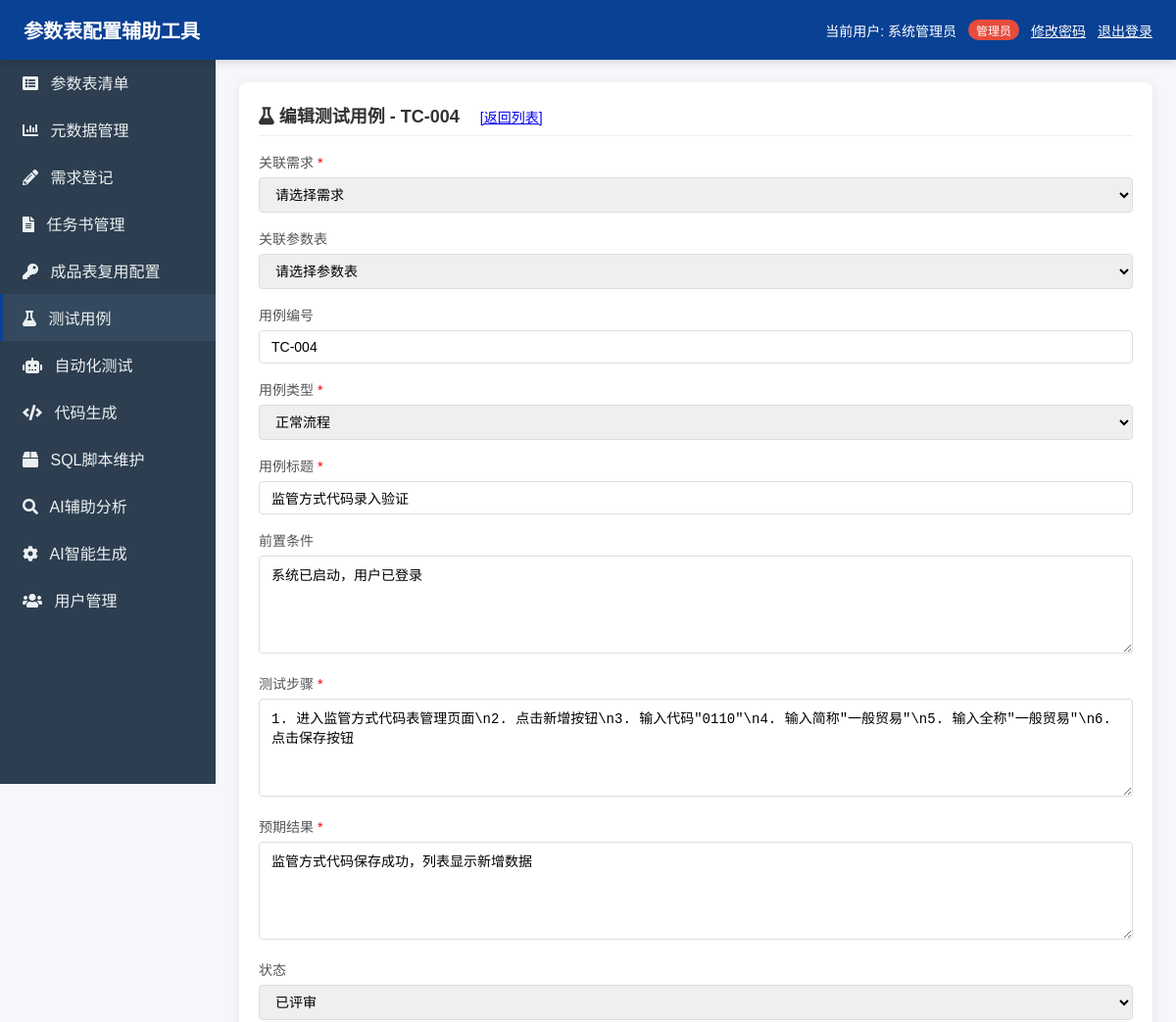
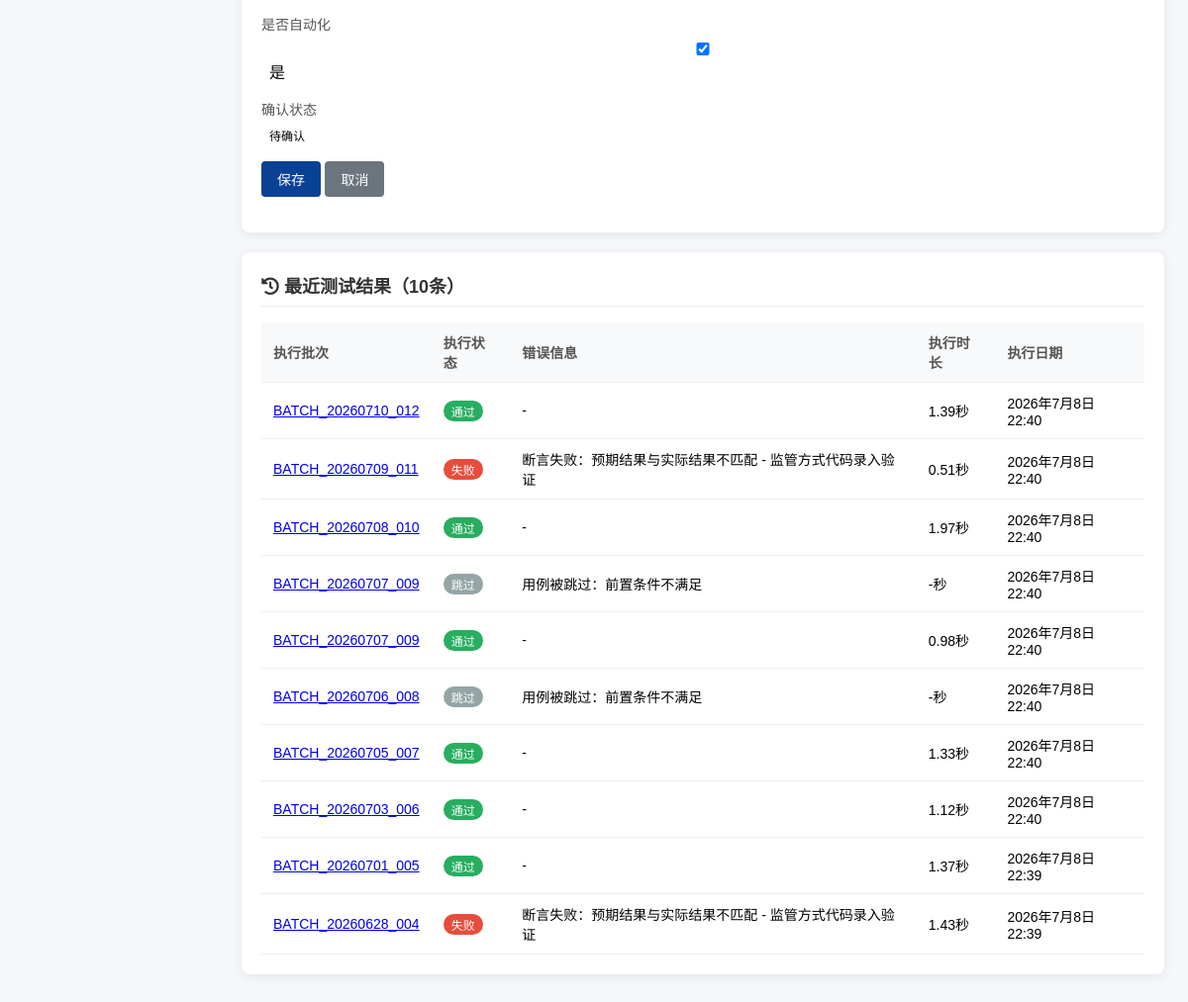
Page /test-cases/4/ (signed in) on the committed database (2 pictures, top to bottom).
### parameter/models/auth.py (models this page shows, shortened)
class User(models.Model):
    username = models.CharField(max_length=100, unique=True, verbose_name='用户名')
    password = models.CharField(max_length=255, verbose_name='密码')
    real_name = models.CharField(max_length=100, verbose_name='真实姓名')
    employee_id = models.CharField(max_length=7, unique=True, null=True, blank=True, verbose_name='工号')
    email = models.EmailField(null=True, blank=True, verbose_name='邮箱')
    phone = models.CharField(max_length=20, null=True, blank=True, verbose_name='手机号')
    role = models.ForeignKey('Role', on_delete=models.CASCADE, verbose_name='角色')
    is_active = models.BooleanField(default=True, verbose_name='是否启用')
    created_at = models.DateTimeField(auto_now_add=True, verbose_name='创建时间')
    updated_at = models.DateTimeField(auto_now=True, verbose_name='更新时间')
    class Meta:
        verbose_name = '用户'
        verbose_name_plural = '用户'

class Role(models.Model):
    ROLE_CHOICES = [
        ('admin', '管理员'),
        ('business', '业务人员'),
        ('technical', '技术人员'),
        ('general', '一般人员'),
    ]
    role_code = models.CharField(max_length=50, choices=ROLE_CHOICES, unique=True, verbose_name='角色编码')
    role_name = models.CharField(max_length=100, verbose_name='角色名称')
    description = models.TextField(null=True, blank=True, verbose_name='角色描述')
    class Meta:
        verbose_name = '角色'
        verbose_name_plural = '角色'

### parameter/models/test.py (models this page shows, shortened)
class TestCase(models.Model):
    CASE_TYPE_CHOICES = [
        ('normal', '正常流程'),
        ('boundary', '边界条件'),
        ('exception', '异常场景'),
    ]
    STATUS_CHOICES = [
        ('draft', '草稿'),
        ('reviewed', '已评审'),
        ('automated', '已自动化'),
        ('executed', '已执行'),
    ]
    requirement = models.ForeignKey('parameter.Requirement', on_delete=models.CASCADE, related_name='test_cases', verbose_name='关联需求')
    parameter_table = models.ForeignKey('parameter.ParameterTable', on_delete=models.SET_NULL, null=True, blank=True, related_name='test_cases', verbose_name='关联参数表')
    case_no = models.CharField(max_length=50, verbose_name='用例编号')
    title = models.CharField(max_length=200, verbose_name='用例标题')
    case_type = models.CharField(max_length=20, choices=CASE_TYPE_CHOICES, verbose_name='用例类型')
    preconditions = models.TextField(null=True, blank=True, verbose_name='前置条件')
    steps = models.TextField(verbose_name='测试步骤')
    expected_result = models.TextField(verbose_name='预期结果')
    status = models.CharField(max_length=20, choices=STATUS_CHOICES, default='draft', verbose_name='状态')
    confirmed = models.BooleanField(default=False, verbose_name='是否确认')
    confirmed_by = models.ForeignKey('parameter.User', on_delete=models.SET_NULL, null=True, blank=True, related_name='confirmed_test_cases', verbose_name='确认人')
    confirmed_at = models.DateTimeField(null=True, blank=True, verbose_name='确认时间')
    automated = models.BooleanField(default=False, verbose_name='是否自动化')
    created_at = models.DateTimeField(auto_now_add=True, verbose_name='创建时间')
    class Meta:
        verbose_name = '测试用例'
        verbose_name_plural = '测试用例'

class AutomationTestResult(models.Model):
    STATUS_CHOICES = [
        ('passed', '通过'),
        ('failed', '失败'),
        ('skipped', '跳过'),
        ('running', '执行中'),
    ]
    test_batch = models.ForeignKey('TestBatch', on_delete=models.CASCADE, related_name='test_results', null=True, blank=True, verbose_name='关联测试批次')
    test_case = models.ForeignKey('TestCase', on_delete=models.CASCADE, related_name='test_results', verbose_name='关联测试用例')
    execution_date = models.DateTimeField(auto_now_add=True, verbose_name='执行日期')
    status = models.CharField(max_length=20, choices=STATUS_CHOICES, verbose_name='执行状态')
    error_message = models.TextField(null=True, blank=True, verbose_name='错误信息')
    duration = models.FloatField(null=True, blank=True, verbose_name='执行时长(秒)')
    class Meta:
        verbose_name = '自动化测试结果'
        verbose_name_plural = '自动化测试结果'
        ordering = ['-execution_date']

class TestBatch(models.Model):
    STATUS_CHOICES = [
        ('pending', '待执行'),
        ('running', '执行中'),
        ('completed', '已完成'),
        ('failed', '执行失败'),
    ]
    batch_no = models.CharField(max_length=50, verbose_name='批次编号')
    description = models.CharField(max_length=200, null=True, blank=True, verbose_name='批次描述')
    status = models.CharField(max_length=20, choices=STATUS_CHOICES, default='pending', verbose_name='状态')
    total_cases = models.IntegerField(default=0, verbose_name='用例总数')
    passed_count = models.IntegerField(default=0, verbose_name='通过数')
    failed_count = models.IntegerField(default=0, verbose_name='失败数')
    skipped_count = models.IntegerField(default=0, verbose_name='跳过数')
    current_progress = models.IntegerField(default=0, verbose_name='当前进度(%)')
    start_time = models.DateTimeField(null=True, blank=True, verbose_name='开始时间')
    end_time = models.DateTimeField(null=True, blank=True, verbose_name='结束时间')
    duration = models.FloatField(null=True, blank=True, verbose_name='总执行时长(秒)')
    created_at = models.DateTimeField(auto_now_add=True, verbose_name='创建时间')
    class Meta:
        verbose_name = '测试批次'
        verbose_name_plural = '测试批次'
        ordering = ['-created_at']

### parameter/views/test.py (the view, shortened to what this page needs)
# urls.py: path('test-cases/<str:case_id>/', TestCaseEditView.as_view(), name='test_case_edit'),
@method_decorator(login_required, name='dispatch')
@method_decorator(role_required(['admin', 'technical']), name='dispatch')
class TestCaseEditView(View):
    def get(self, request, case_id):
        logger.info(f"[TestCaseEditView] 进入测试用例编辑页面，case_id: {case_id}")
        try:
            case = get_object_or_404(TestCase, id=case_id)
            requirements = Requirement.objects.filter(status__in=['approved', 'in_progress'])
            tables = ParameterTable.objects.all()
            recent_results = case.test_results.order_by('-execution_date')[:10]
            context = {
                'case': case,
                'requirements': requirements,
                'tables': tables,
                'types': TestCase.CASE_TYPE_CHOICES,
                'statuses': TestCase.STATUS_CHOICES,
                'recent_results': recent_results,
            }
            return render(request, 'parameter/test_case_form.html', context)
        except Exception as e:
            logger.error(f"[TestCaseEditView] 加载编辑页面失败: {str(e)}", exc_info=True)
            raise

### parameter/templates/parameter/test_case_form.html (shortened to what this page needs)
{% extends 'parameter/base.html' %}
{% block content %}
    <div class="card">
        <div class="card-title">
            <i class="fas fa-flask"></i> {% if case %}编辑测试用例 - {{ case.case_no }}{% else %}新增测试用例{% endif %}
            {% if case %}
            <a href="/test-cases/" style="margin-left: 16px; font-size: 14px; font-weight: normal;">[返回列表]</a>
            {% endif %}
        </div>
        <form method="post">
            <div class="form-row">
                <div class="form-group">
                    <label>关联需求 <span style="color: red;">*</span></label>
                    <select name="requirement" class="form-control" required>
                        <option value="">请选择需求</option>
                    </select>
                </div>
                <div class="form-group">
                    <label>关联参数表</label>
                    <select name="parameter_table" class="form-control">
                        <option value="">请选择参数表</option>
                    </select>
                </div>
            </div>
            <div class="form-row">
                <div class="form-group">
                    <label>用例编号</label>
                    <input type="text" name="case_no" class="form-control" value="{{ case.case_no|default:'' }}" placeholder="自动生成">
                </div>
                <div class="form-group">
                    <label>用例类型 <span style="color: red;">*</span></label>
                    <select name="case_type" class="form-control" required>
                        {% for type in types %}
                        <option value="{{ type.0 }}" {% if case and case.case_type == type.0 %}selected{% elif post_data and post_data.case_type == type.0 %}selected{% endif %}>
                            {{ type.1 }}
                        </option>
                        {% endfor %}
                    </select>
                </div>
            </div>
            <div class="form-group">
                <label>用例标题 <span style="color: red;">*</span></label>
                <input type="text" name="title" class="form-control" value="{{ case.title|default:'' }}" placeholder="请输入用例标题" required>
            </div>
            <div class="form-group">
                <label>前置条件</label>
                <textarea name="preconditions" class="form-control" rows="3" placeholder="请输入前置条件">{{ case.preconditions|default:'' }}</textarea>
            </div>
            <div class="form-group">
                <label>测试步骤 <span style="color: red;">*</span></label>
                <textarea name="steps" class="form-control" rows="5" placeholder="请输入测试步骤，每行一步" required>{{ case.steps|default:'' }}</textarea>
            </div>
            <div class="form-group">
                <label>预期结果 <span style="color: red;">*</span></label>
                <textarea name="expected_result" class="form-control" rows="3" placeholder="请输入预期结果" required>{{ case.expected_result|default:'' }}</textarea>
            </div>
            <div class="form-row">
                <div class="form-group">
                    <label>状态</label>
                    <select name="status" class="form-control">
                        {% for status in statuses %}
                        <option value="{{ status.0 }}" {% if case and case.status == status.0 %}selected{% elif post_data and post_data.status == status.0 %}selected{% endif %}>
                            {{ status.1 }}
                        </option>
                        {% endfor %}
                    </select>
                </div>
                <div class="form-group">
                    <label>是否自动化</label>
                    <div style="margin-top: 8px;">
                        <input type="checkbox" name="automated" {% if case and case.automated %}checked{% elif post_data and post_data.automated == 'on' %}checked{% endif %}>
                        <span style="margin-left: 8px;">是</span>
                    </div>
                </div>
            </div>
            {% if case %}
            <div class="form-row">
                <div class="form-group">
                    <label>确认状态</label>
                    <span class="badge {% if case.confirmed %}badge-success{% else %}badge-warning{% endif %}">
                        {% if case.confirmed %}已确认{% else %}待确认{% endif %}
                    </span>
                </div>
            </div>
            {% endif %}
            <div class="form-group">
                <button type="submit" class="btn btn-primary">保存</button>
                <a href="/test-cases/" class="btn btn-secondary">取消</a>
            </div>
        </form>
    </div>
    {% if case and recent_results %}
    <div class="card">
        <div class="card-title"><i class="fas fa-history"></i> 最近测试结果（{{ recent_results|length }}条）</div>
        <table class="table">
            <thead>
                <tr>
                    <th>执行批次</th>
                    <th>执行状态</th>
                    <th>错误信息</th>
                    <th>执行时长</th>
                    <th>执行日期</th>
                </tr>
            </thead>
            <tbody>
                {% for result in recent_results %}
                <tr>
                    <td><a href="/automation-test/?batch_id={{ result.test_batch.id }}">{{ result.test_batch.batch_no }}</a></td>
                    <td><span class="badge badge-{{ result.status }}">{{ result.get_status_display }}</span></td>
                    <td>{{ result.error_message|default:'-'|truncatechars:50 }}</td>
                    <td>{{ result.duration|default:'-' }}秒</td>
                    <td>{{ result.execution_date }}</td>
                </tr>
                {% endfor %}
            </tbody>
        </table>
    </div>
    {% endif %}
{% endblock %}

### parameter/templates/parameter/base.html (shortened to what this page needs)
<!DOCTYPE html>
<html lang="zh-CN">
<head>
    <link rel="stylesheet" href="/static/resources/fontawesome/css/all.min.css">
</head>
<body>
    <div class="header">
        <h1><a href="/" style="color: white; text-decoration: none;">参数表配置辅助工具</a></h1>
        <div class="user-info">
            <span>当前用户: {{ request.user.real_name|default:request.user.username }}</span>
            <span class="badge badge-{{ request.user.role.role_code|default:'general' }}">{{ request.user.role.role_name|default:'-' }}</span>
            <a href="/change-password/" style="color: #fff; text-decoration: underline;">修改密码</a>
            <a href="/logout/" style="color: #fff; text-decoration: underline;">退出登录</a>
        </div>
    </div>
    <div class="sidebar">
        <a href="/tables/" class="nav-item {% if 'tables' in request.path %}active{% endif %}"><i class="fas fa-list-alt"></i> 参数表清单</a>
        <a href="/metadata/" class="nav-item {% if 'metadata' in request.path %}active{% endif %}"><i class="fas fa-chart-bar"></i> 元数据管理</a>
        <a href="/requirements/" class="nav-item {% if 'requirements' in request.path %}active{% endif %}"><i class="fas fa-pencil-alt"></i> 需求登记</a>
        <a href="/task-documents/" class="nav-item {% if 'task-documents' in request.path %}active{% endif %}"><i class="fas fa-file-alt"></i> 任务书管理</a>
        <a href="/product-table/" class="nav-item {% if 'product-table' in request.path %}active{% endif %}"><i class="fas fa-key"></i> 成品表复用配置</a>
        <a href="/test-cases/" class="nav-item {% if 'test-cases' in request.path %}active{% endif %}"><i class="fas fa-flask"></i> 测试用例</a>
        <a href="/automation-test/" class="nav-item {% if 'automation-test' in request.path %}active{% endif %}"><i class="fas fa-robot"></i> 自动化测试</a>
        <a href="/generator/" class="nav-item {% if 'generator' in request.path %}active{% endif %}"><i class="fas fa-code"></i> 代码生成</a>
        <a href="/sql-manager/" class="nav-item {% if 'sql-manager' in request.path %}active{% endif %}"><i class="fas fa-box"></i> SQL脚本维护</a>
        <a href="/ai-analysis/" class="nav-item {% if 'ai-analysis' in request.path %}active{% endif %}"><i class="fas fa-search"></i> AI辅助分析</a>
        <a href="/ai-generation/" class="nav-item {% if 'ai-generation' in request.path %}active{% endif %}"><i class="fas fa-cog"></i> AI智能生成</a>
        {% if request.user.role.role_code == 'admin' %}
        <a href="/users/" class="nav-item {% if 'users' in request.path %}active{% endif %}"><i class="fas fa-users"></i> 用户管理</a>
        {% endif %}
    </div>
    <div class="main-content">
        {% block content %}{% endblock %}
    </div>
</body>
</html>

### rows in the picture
User: user.real_name "系统管理员", user.role.role_name "管理员"
TestCase: case_no "TC-004", case_type "正常流程", title "监管方式代码录入验证", preconditions "系统已启动，用户已登录", steps "1. 进入监管方式代码表管理页面\\n2. 点击新增按钮\\n3. 输入代码\"0110\"\\n4. 输入简称\"一般贸易\"\\n5. 输入全称\"一般贸易\"\\n6. 点击保存按钮", expected_result "监管方式代码保存成功，列表显示新增数据", status "已评审", automated "☑"
AutomationTestResult: test_batch.batch_no "BATCH_20260710_012", status "通过", error_message "-", duration "1.39", execution_date "2026年7月8日 22:40"
AutomationTestResult: test_batch.batch_no "BATCH_20260709_011", status "失败", error_message "断言失败：预期结果与实际结果不匹配 - 监管方式代码录入验证", duration "0.51", execution_date "2026年7月8日 22:40"
AutomationTestResult: test_batch.batch_no "BATCH_20260708_010", status "通过", error_message "-", duration "1.97", execution_date "2026年7月8日 22:40"
AutomationTestResult: test_batch.batch_no "BATCH_20260707_009", status "跳过", error_message "用例被跳过：前置条件不满足", duration "-", execution_date "2026年7月8日 22:40"
AutomationTestResult: test_batch.batch_no "BATCH_20260707_009", status "通过", error_message "-", duration "0.98", execution_date "2026年7月8日 22:40"
AutomationTestResult: test_batch.batch_no "BATCH_20260706_008", status "跳过", error_message "用例被跳过：前置条件不满足", duration "-", execution_date "2026年7月8日 22:40"
AutomationTestResult: test_batch.batch_no "BATCH_20260705_007", status "通过", error_message "-", duration "1.33", execution_date "2026年7月8日 22:40"
AutomationTestResult: test_batch.batch_no "BATCH_20260703_006", status "通过", error_message "-", duration "1.12", execution_date "2026年7月8日 22:40"
AutomationTestResult: test_batch.batch_no "BATCH_20260701_005", status "通过", error_message "-", duration "1.37", execution_date "2026年7月8日 22:39"
AutomationTestResult: test_batch.batch_no "BATCH_20260628_004", status "失败", error_message "断言失败：预期结果与实际结果不匹配 - 监管方式代码录入验证", duration "1.43", execution_date "2026年7月8日 22:39"

### other values in the picture
{{ recent_results|length }} "10"
